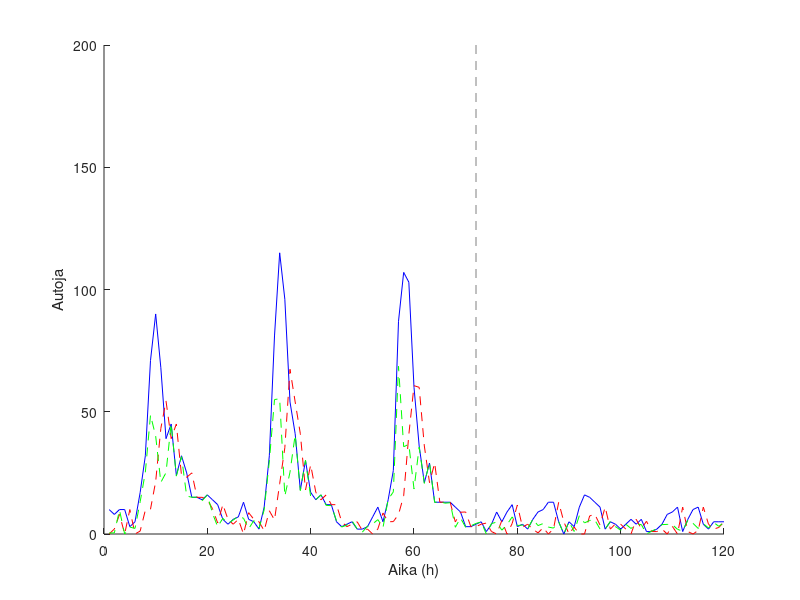
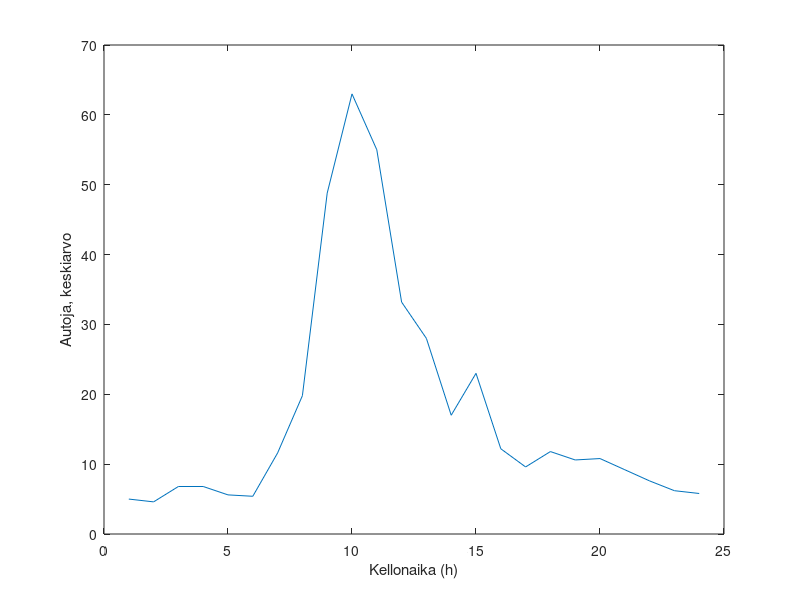

Write MATLAB code to recreate these figures, in order.
clear all
close all

% Saapuvien autojen jakauman ominaisuudet vuorokauden aikana
defaultExpected = [3 3 3 3 3 3 10 20 60 40 30 20 40 20 30 14 13 15 15 10 8 3 3 3];
defaultSigma = [3 3 3 2 2 2 3 5 7 10 10 10 7 5 3 2 2 3 3 4 4 2 2 2];


carsAverage = zeros(1,24); % Keskimääräinen autojen lukumäärä kunakin tuntina

length = 5; % simulointiaika vuorokausina
cars = zeros(1,length*24); 
leaving = zeros(1,length*24);
entering = zeros(1,length*24);
carcount = 10; % alustetaan autojen määrä ajan funktiona

fineFlags = (rand(1,length + 2)<= 1/10 ); % totuusarvovektori, joka määrää, saapuuko lappuliisa 
%fineFlags = zeros(1,length+2); %, jos ei lappuliisoja
fineFlags(1,1:2) = [0 0]
norm = sum( (0.7*ones(1,5)).^(1:5) );
weights = 1/norm * (0.7*ones(1,5)).^(1:5); % poistuvien autojen painokertoimet

% iteroidaan vuorokausien yli:
i = 3;
while ((i-2)<=length)
    
   % saapuvien autojen määrä joka tunti:
   if ( fineFlags(i-1) || fineFlags(i-2) ) % jos lappuliisa:
      incomingCars = normrnd( 3 * ones(1,24), 2 * ones(1,24) );
   else % muutoin defaulttiarvot:
      incomingCars = normrnd( defaultExpected, defaultSigma );
   end
   
   %iteroidaan vuorokauden tuntien yli:
   j = 1;
   while (j <= 24)
       currentIndex = 24 * (i-3) + j;
       % autot viimeiseltä viideltä tunnilta
       lastCars = cars(max(currentIndex-4,1):currentIndex);
       
       % poistuvien autojen määrä (lastCars painotettu weightsillä +
       % virhe), rajoitettu välille 0..carcount.
       carsLeaving = sum(lastCars .* weights((end+1-size(lastCars,2)):end)) + normrnd(0,5);
       carsLeaving = min(max(0, carsLeaving),carcount);
       carcount = carcount - round(carsLeaving); % Kokonaislukujen tarkkuudella
       
       % saapuvien autojen määrä, rajoitettu välille 0..(200-carcount)
       carsEntering = max(min(incomingCars(j), 200-carcount),0);
       carcount = carcount + round(carsEntering); % Kokonaislukujen tarkkuudella
       
       leaving(currentIndex) = carsLeaving;
       entering(currentIndex) = carsEntering;
       cars(currentIndex) = carcount;
       carsAverage(j) = carsAverage(j) + carcount;
       j = j + 1;
       
   end
   
   
    
   i = i + 1;
     
end
carsAverage = carsAverage ./ length;
sum(cars) / size(cars,2)

figure
hold on
plot(cars,'-b')
plot(leaving,'--r')
plot(entering,'--g')
xlabel('Aika (h)')
ylabel('Autoja')

for i=3:size(fineFlags,2) % Piirtää pystyviivan lappuliisan käyntiä seuraavalle keskiyölle 
   if (fineFlags(i))
      line([24*(i-2) 24*(i-2)], [0 200],'Color',[0.5 0.5 0.5],'LineStyle','--') 
   end
end

figure
plot(carsAverage)
xlabel('Kellonaika (h)')
ylabel('Autoja, keskiarvo')
